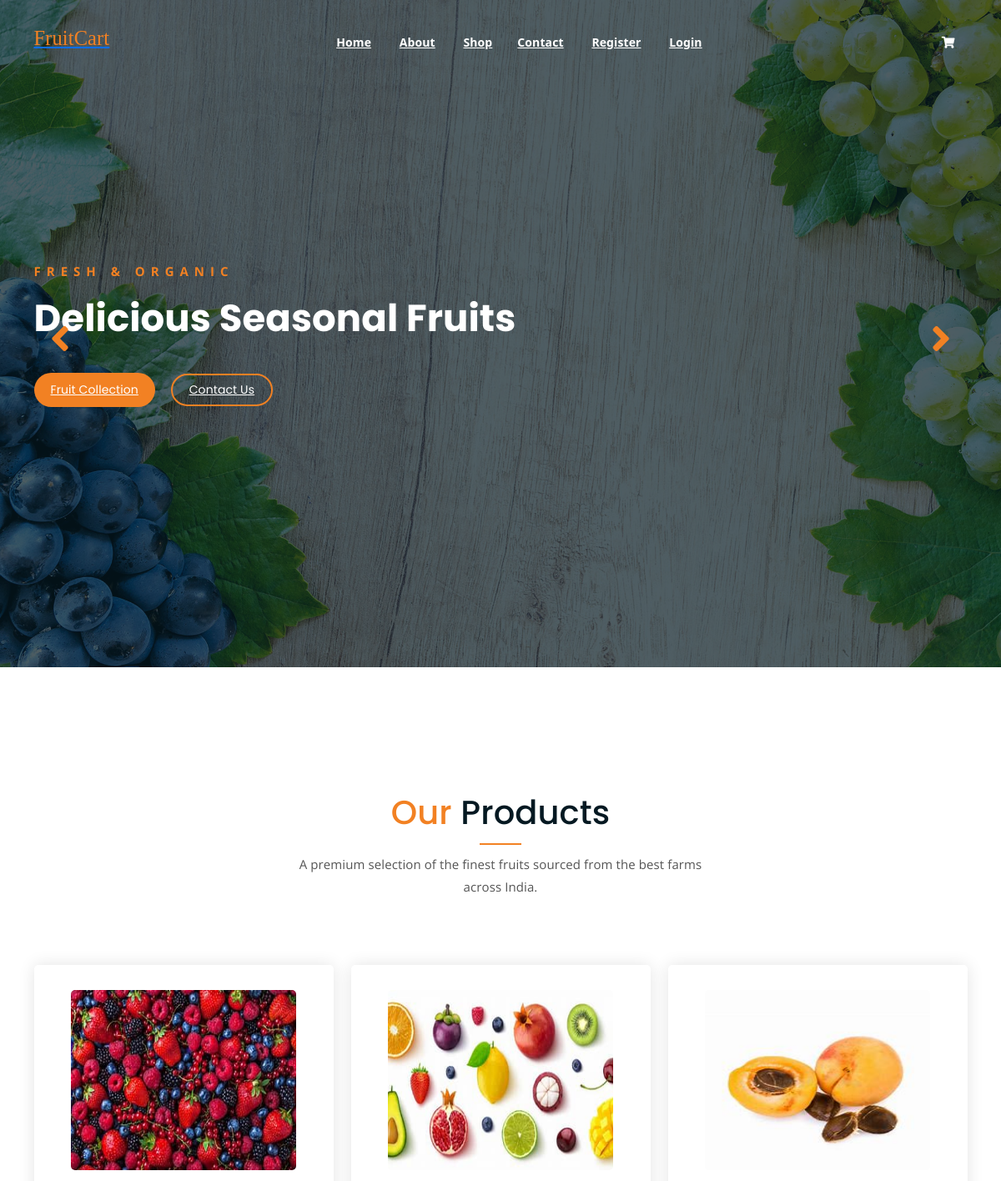
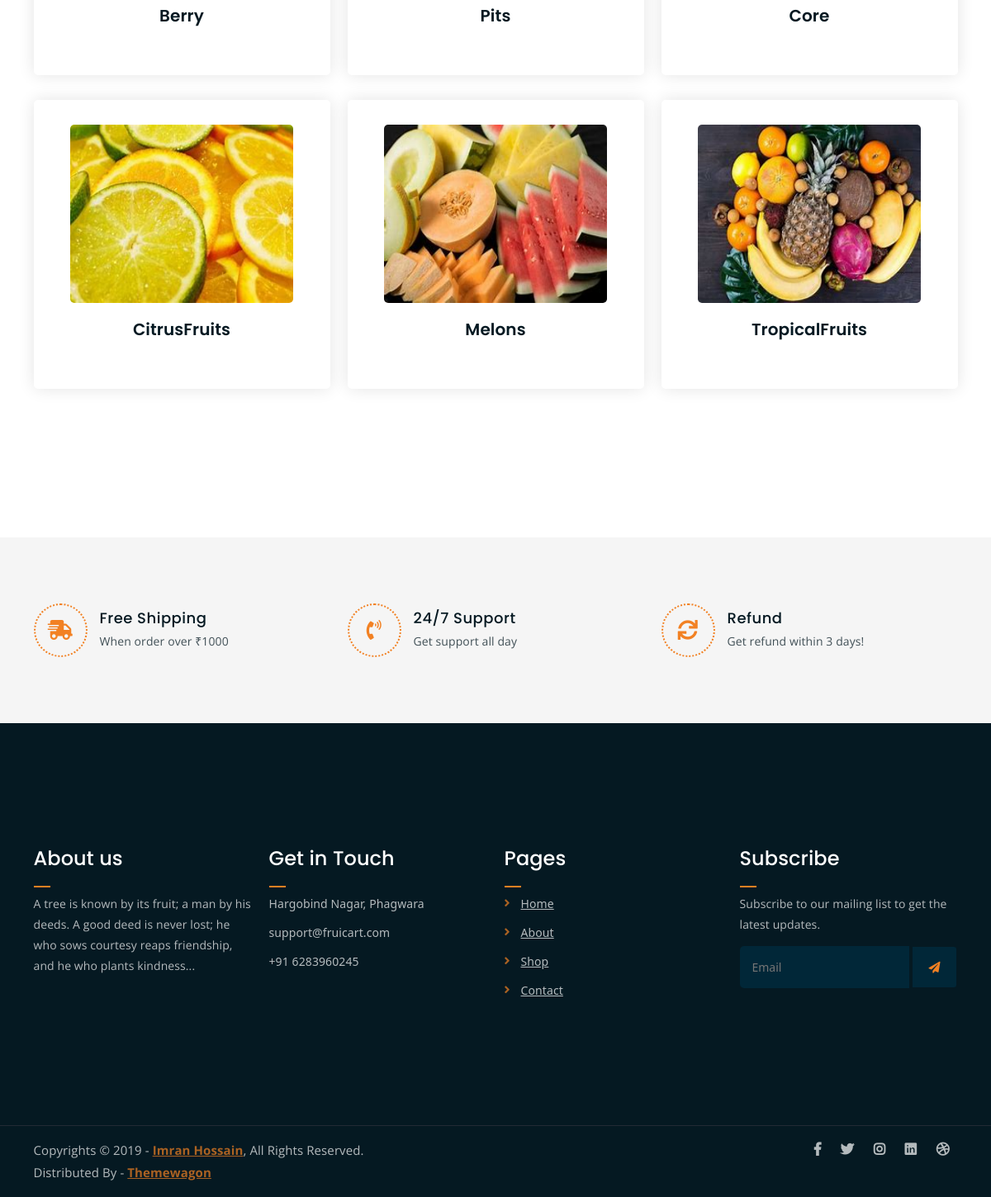
The page / on the database its author committed (2 pictures, top to bottom).
### tables this page shows
CREATE TABLE `category` (
  `id` int(11) NOT NULL,
  `name` varchar(255) NOT NULL,
  `description` text NOT NULL,
  `upload_image` varchar(255) NOT NULL
);

### index.php (the view, shortened to what this page needs)
 <?php
	require "header.php";
	?>
 <div class="homepage-slider">
 	<div class="single-homepage-slider homepage-bg-1">
 		<div class="container">
 			<div class="row">
 				<div class="col-md-12 col-lg-7 offset-lg-1 offset-xl-0">
 					<div class="hero-text">
 						<div class="hero-text-tablecell">
 							<p class="subtitle">Fresh & Organic</p>
 							<h1>Delicious Seasonal Fruits</h1>
 							<div class="hero-btns">
 								<a href="shop.php" class="boxed-btn">Fruit Collection</a>
 								<a href="contact.php" class="bordered-btn">Contact Us</a>
 							</div>
 						</div>
 					</div>
 				</div>
 			</div>
 		</div>
 	</div>
 </div>
<div class="product-section mt-150 mb-150">
	<div class="container">
	<div class="row">
			<div class="col-lg-8 offset-lg-2 text-center">
				<div class="section-title">
					<h3><span class="orange-text">Our</span> Products</h3>
					<p>A premium selection of the finest fruits sourced from the best farms across India.</p>
				</div>
			</div>
		</div>
		<div class="row product-lists">
			<?php
			include "connection.php";
			$q = "select * from `category`";
			$result = mysqli_query($con, $q);
			foreach ($result as $data) {
			?>
				<div class="col-lg-4 col-md-6 text-center">
					<div class="single-product-item">
						<div class="product-image">
							<a href="subcategory.php?id=<?php echo $data['id']; ?>"><img src="image/<?php echo $data['upload_image']; ?>" style="height:216px ;" alt=""></a>
						</div>
						<h3><?php echo $data['name']; ?></h3>
					</div>
				</div>
			<?php
			}
			?>
		</div>
	</div>
</div>
<div class="list-section pt-80 pb-80">
	<div class="container">
		<div class="row">
			<div class="col-lg-4 col-md-6 mb-4 mb-lg-0">
				<div class="list-box d-flex align-items-center">
					<div class="list-icon">
						<i class="fas fa-shipping-fast"></i>
					</div>
					<div class="content">
						<h3>Free Shipping</h3>
						<p>When order over &#x20B9;1000</p>
					</div>
				</div>
			</div>
			<div class="col-lg-4 col-md-6 mb-4 mb-lg-0">
				<div class="list-box d-flex align-items-center">
					<div class="list-icon">
						<i class="fas fa-phone-volume"></i>
					</div>
					<div class="content">
						<h3>24/7 Support</h3>
						<p>Get support all day</p>
					</div>
				</div>
			</div>
			<div class="col-lg-4 col-md-6">
				<div class="list-box d-flex justify-content-start align-items-center">
					<div class="list-icon">
						<i class="fas fa-sync"></i>
					</div>
					<div class="content">
						<h3>Refund</h3>
						<p>Get refund within 3 days!</p>
					</div>
				</div>
			</div>
		</div>
	</div>
</div>
 <?php
	include "footer.php"
	?>

### header.php (shortened to what this page needs)
<!DOCTYPE html>
<html lang="en">
<head>
	<link rel="stylesheet" href="assets/css/all.min.css">
	<link rel="stylesheet" href="assets/bootstrap/css/bootstrap.min.css">
	<link rel="stylesheet" href="assets/css/owl.carousel.css">
	<link rel="stylesheet" href="assets/css/magnific-popup.css">
	<link rel="stylesheet" href="assets/css/animate.css">
	<link rel="stylesheet" href="assets/css/meanmenu.min.css">
	<link rel="stylesheet" href="assets/css/main.css">
	<link rel="stylesheet" href="assets/css/responsive.css">
	<link rel="stylesheet" href="assets/css/login.css">
	<link rel="stylesheet" href="assets/css/responsive-leyouts.css">
	<link rel="stylesheet" href="assets/bootstrap-5.2.0-dist/css/bootstrap.min.css">
	</body>
</head>
<body>
	<div class="top-header-area main-head" id="sticker">
		<div class="container">
			<div class="row">
				<div class="col-lg-12 col-sm-12 text-center">
					<div class="main-menu-wrap">
						<div class="site-logo">
							<a href="index.php">
								<h3 style="color: #f28123; font-family:cursive; font-style:normal;" class="">FruitCart</h3>
							</a>
						</div>
						<nav class="main-menu">
							<ul>
								<li><a href="index.php">Home</a></li>
								<li><a href="about.php">About</a></li>
								<li><a href="shop.php">Shop</a>
								<li><a href="contact.php">Contact</a></li>
								<?php
								if (isset($_SESSION['user_name'])) {
								?>
									<li><a href="myorders.php">My Orders</a></li>
								<?php
								} else {
								?>
									<li><a href="user.php">Register</a></li>
									<li><a href="login.php">Login</a></li>
								<?php
								}
								?>
								<li>
									<div class="header-icons">
										<?php
										if (isset($_SESSION['user_name'])) {
											$t = 0;
											if (isset($_SESSION['cart']) && count($_SESSION['cart']) > 0) {
												foreach ($_SESSION['cart'] as $id => $quantity) {
													$t++;
												}
												count($_SESSION['cart']);
											} else {
												$t = 0;
											}
										?>
											<a class="shopping-cart" href="cart.php"><i class="fas fa-shopping-cart"></i>&nbsp;<?php echo $t; ?></a>
											<a href="logout.php"><i class="fa fa-sign-out-alt"></i></a>
										<?php
										} else {
										?>
											<a class="shopping-cart" href="cart.php"><i class="fas fa-shopping-cart"></i></a>
										<?php
										} ?>
									</div>
								</li>
							</ul>
						</nav>
					</div>
				</div>
			</div>
		</div>
	</div>

### footer.php (shortened to what this page needs)
<div class="footer-area">
	<div class="container">
		<div class="row">
			<div class="col-lg-3 col-md-6">
				<div class="footer-box about-widget">
					<h2 class="widget-title">About us</h2>
					<p>A tree is known by its fruit; a man by his deeds. A good deed is never lost; he who sows courtesy reaps friendship, and he who plants kindness...</p>
				</div>
			</div>
			<div class="col-lg-3 col-md-6">
				<div class="footer-box get-in-touch">
					<h2 class="widget-title">Get in Touch</h2>
					<ul>
						<li>Hargobind Nagar, Phagwara</li>
						<li>support@fruicart.com</li>
						<li>+91 6283960245</li>
					</ul>
				</div>
			</div>
			<div class="col-lg-3 col-md-6">
				<div class="footer-box pages">
					<h2 class="widget-title">Pages</h2>
					<ul>
						<li><a href="index.php">Home</a></li>
						<li><a href="about.php">About</a></li>
						<li><a href="shop.php">Shop</a></li>
						<li><a href="contact.php">Contact</a></li>
					</ul>
				</div>
			</div>
			<div class="col-lg-3 col-md-6">
				<div class="footer-box subscribe">
					<h2 class="widget-title">Subscribe</h2>
					<p>Subscribe to our mailing list to get the latest updates.</p>
					<form action="index.php">
						<input type="email" placeholder="Email">
						<button type="submit"><i class="fas fa-paper-plane"></i></button>
					</form>
				</div>
			</div>
		</div>
	</div>
</div>
<div class="copyright">
	<div class="container">
		<div class="row">
			<div class="col-lg-6 col-md-12">
				<p>Copyrights &copy; 2019 - <a href="https://imransdesign.com/">Imran Hossain</a>, All Rights Reserved.<br>
					Distributed By - <a href="https://themewagon.com/">Themewagon</a>
				</p>
			</div>
			<div class="col-lg-6 text-right col-md-12">
				<div class="social-icons">
					<ul>
						<li><a href="#" target="_blank"><i class="fab fa-facebook-f"></i></a></li>
						<li><a href="#" target="_blank"><i class="fab fa-twitter"></i></a></li>
						<li><a href="#" target="_blank"><i class="fab fa-instagram"></i></a></li>
						<li><a href="#" target="_blank"><i class="fab fa-linkedin"></i></a></li>
						<li><a href="#" target="_blank"><i class="fab fa-dribbble"></i></a></li>
					</ul>
				</div>
			</div>
		</div>
	</div>
</div>
</body>
</html>

### template/assets/css/responsive.css (style rules this page uses)
@media only screen and (min-width: 992px) and (max-width: 1200px) { .hero-text h1 { font-size: 45px; } }

### rows shown on the page
category: upload_image (picture), name "Berry"
category: upload_image (picture), name "Pits"
category: upload_image (picture), name "Core"
category: upload_image (picture), name "CitrusFruits"
category: upload_image (picture), name "Melons"
category: upload_image (picture), name "TropicalFruits"
